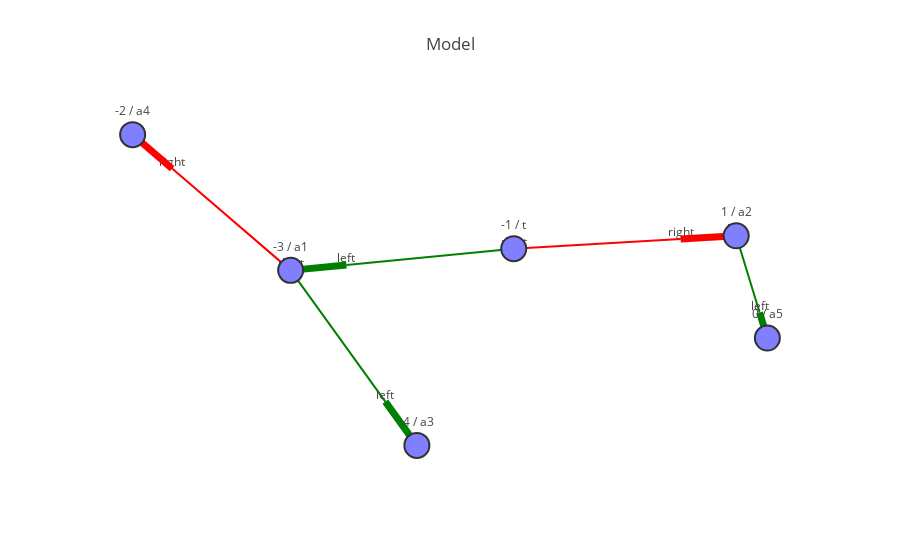

Here is the notebook cell this chart was saved with:
### Code cell
iplot(m)

### Figure 1 — Plotly figure (JSON) as saved in the notebook; plotly's stock layout.template omitted (floating-point values rounded to 4 significant figures)
{"data": [{"hoverinfo": "none", "line": {"color": "red", "width": 2}, "mode": "lines+text", "text": "right", "textposition": "top", "type": "scatter", "x": [-0.5401, -0.885, null, 0.1091, 0.5946, null], "y": [0.0209, 0.2726, null, 0.07446, 0.0984, null]}, {"hoverinfo": "none", "line": {"color": "red", "width": 7}, "mode": "lines", "type": "scatter", "x": [-0.885, -1, null, 0.5946, 0.7565, null], "y": [0.2726, 0.3565, null, 0.0984, 0.1064, null]}, {"hoverinfo": "none", "line": {"color": "green", "width": 2}, "mode": "lines+text", "text": "left", "textposition": "top", "type": "scatter", "x": [-0.5401, -0.2646, null, 0.7565, 0.8246, null, 0.1091, -0.3778, null], "y": [0.0209, -0.3036, null, 0.1064, -0.08325, null, 0.07446, 0.03429, null]}, {"hoverinfo": "none", "line": {"color": "green", "width": 7}, "mode": "lines", "type": "scatter", "x": [-0.2646, -0.1728, null, 0.8246, 0.8473, null, -0.3778, -0.5401, null], "y": [-0.3036, -0.4118, null, -0.08325, -0.1465, null, 0.03429, 0.0209, null]}, {"hoverinfo": "text", "marker": {"color": "rgb(127,127,255)", "line": {"color": "rgb(50,50,50)", "width": 2}, "size": 25, "symbol": "dot"}, "mode": "markers+text", "text": ["-3 / a1", "1 / a2", "-4 / a3", "-2 / a4", "0 / a5", "-1 / t"], "textposition": "top", "type": "scatter", "x": [-0.5401, 0.7565, -0.1728, -1, 0.8473, 0.1091], "y": [0.0209, 0.1064, -0.4118, 0.3565, -0.1465, 0.07446]}], "layout": {"font": {"size": 12}, "hovermode": "closest", "showlegend": false, "title": "Model", "xaxis": {"showgrid": false, "showticklabels": false, "zeroline": false}, "yaxis": {"showgrid": false, "showticklabels": false, "zeroline": false}}}
